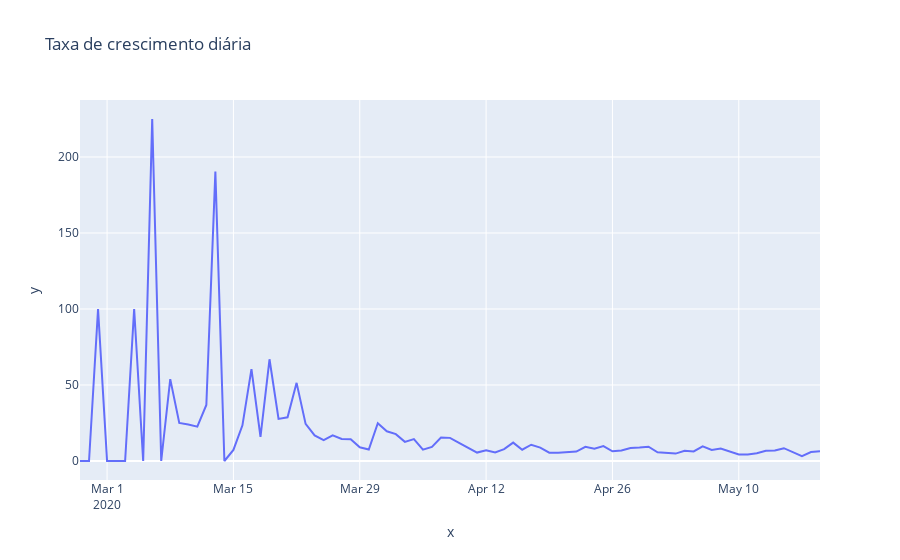

The notebook cell saved with this chart:
### Code cell
# Plot
primeiro_dia = brasil.observationdate.loc[brasil.confirmed > 0].min()

px.line(x=pd.date_range(primeiro_dia, brasil.observationdate.max())[1:], y=tx_dia, title='Taxa de crescimento diária')
